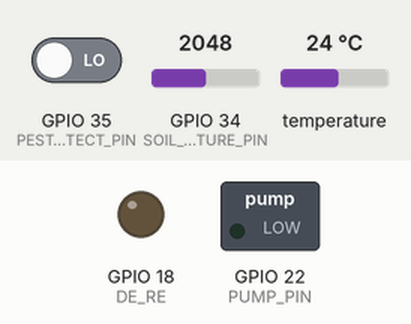
This sketch was run on a simulated ESP32. Shown: switched loads named in the sketch (green lamp = pin HIGH), output pins drawn as LEDs (lit = HIGH). The inputs (shaded band) are chosen by the test bench; at power-on: GPIO 34 (SOIL_MOISTURE_PIN) = 2048, GPIO 35 (PEST_DETECT_PIN) LOW, temperature 24 °C. WiFi joins after 1.5 s; servers stay silent unless stated; what the sketch prints to the serial monitor is not drawn.

Above: at 3.0 s.
3.1 s: GPIO 34 (SOIL_MOISTURE_PIN) set to 3042
6.2 s: GPIO 34 (SOIL_MOISTURE_PIN) set to 3176
At 8.9 s:
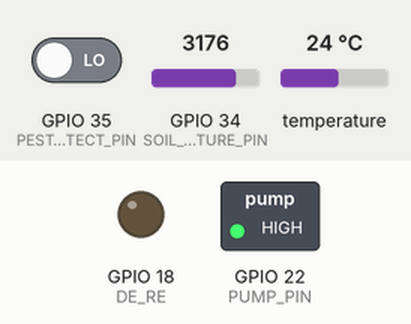
19.0 s: GPIO 34 (SOIL_MOISTURE_PIN) set to 2866
At 19.6 s:
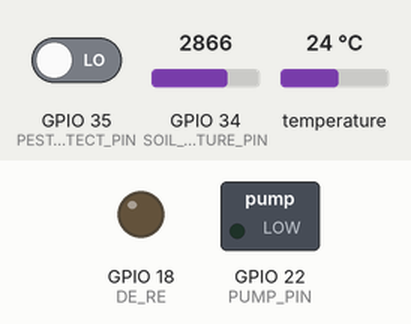
22.1 s: GPIO 34 (SOIL_MOISTURE_PIN) set to 3603
At 23.5 s:
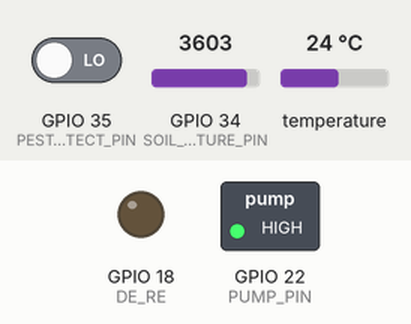
Timing chart, 0 to 29.3 s (numbered marks = the images above; inputs shaded):
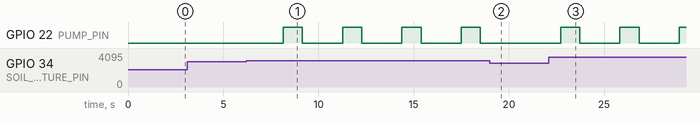

Measured:
- the behaviour switches between 3106 and 3107 on GPIO 34 (SOIL_MOISTURE_PIN) (found by bisection; images 0 and 1)
- after the input at 3.1 s, every drawn part: stays the same
- after the input at 6.2 s, GPIO 22 (PUMP_PIN): alternates HIGH for 1.0 s and LOW for 2.1 s, starting after 2.0 s
- after the input at 19.0 s, GPIO 22 (PUMP_PIN): stays LOW (without the input it goes to HIGH after 1.6 s)
- after the input at 22.1 s, GPIO 22 (PUMP_PIN): alternates HIGH for 1.0 s and LOW for 2.1 s, starting after 0.62 s

The sketch:

main.ino
```cpp
/*
  Smart Agriculture Monitoring System
  -----------------------------------
  ESP32-based system that monitors soil conditions and pest presence,
  integrates with Blynk IoT, and activates irrigation when needed.

  Developed by: Engr. Psalmol (Akadiri Olalekan Samuel)
*/

#define BLYNK_TEMPLATE_ID "####################"
#define BLYNK_TEMPLATE_NAME "##################"
#define BLYNK_AUTH_TOKEN "####################"

const char* ssid = "#########################";
const char* pass = "#####################";
// ⚠️ Replace all # above with your actual credentials

#include <WiFi.h>
#include <BlynkSimpleEsp32.h>
#include <ModbusMaster.h>
#include <OneWire.h>
#include <DallasTemperature.h>

BlynkTimer timer;

// RS485 Modbus NPK Sensor
#define RXD2 16
#define TXD2 17
#define DE_RE 18
#define SLAVE_ID 1
int nitrogen = 0, phosphorus = 0, potassium = 0;
ModbusMaster node;

// DS18B20 Temperature Sensor
#define ONE_WIRE_BUS 19
OneWire oneWire(ONE_WIRE_BUS);
DallasTemperature sensors(&oneWire);
DeviceAddress tempSensor;

// Soil Moisture Sensor
#define SOIL_MOISTURE_PIN 34
#define PUMP_PIN 22
#define MOISTURE_THRESHOLD 30  // Minimum acceptable moisture level

// Pest Detection Input (from Raspberry Pi)
#define PEST_DETECT_PIN 35

// Variables
int soilMoisture;
float soilTemp;
bool pestDetected;
String pestStatus;

// Transmission Control
void preTransmission() {
  digitalWrite(DE_RE, HIGH);
}
void postTransmission() {
  digitalWrite(DE_RE, LOW);
}

// Send data to Blynk
void myTimer() {
  Blynk.virtualWrite(V1, nitrogen);
  Blynk.virtualWrite(V2, phosphorus);
  Blynk.virtualWrite(V3, potassium);
  Blynk.virtualWrite(V4, soilMoisture);
  Blynk.virtualWrite(V5, soilTemp);
  Blynk.virtualWrite(V6, pestDetected);
}

void setup() {
  Serial.begin(115200);
  Serial2.begin(9600, SERIAL_8N1, RXD2, TXD2);

  WiFi.begin(ssid, pass);
  WiFi.setSleep(false);
  while (WiFi.status() != WL_CONNECTED) {
    delay(500);
    Serial.print(".");
  }
  Serial.println("\nWiFi connected");

  pinMode(DE_RE, OUTPUT);
  digitalWrite(DE_RE, LOW);

  node.begin(SLAVE_ID, Serial2);
  node.preTransmission(preTransmission);
  node.postTransmission(postTransmission);

  sensors.begin();
  sensors.getAddress(tempSensor, 0);
  sensors.setResolution(tempSensor, 9);

  pinMode(SOIL_MOISTURE_PIN, INPUT);
  pinMode(PEST_DETECT_PIN, INPUT_PULLDOWN);
  pinMode(PUMP_PIN, OUTPUT);
  digitalWrite(PUMP_PIN, LOW);

  Blynk.begin(BLYNK_AUTH_TOKEN, ssid, pass);
  timer.setInterval(10000L, myTimer);

  Serial.println("Smart Agriculture System Initialized.");
}

void loop() {
  // Read NPK sensor
  uint8_t result = node.readHoldingRegisters(0x001E, 3);
  if (result == node.ku8MBSuccess) {
    nitrogen = node.getResponseBuffer(0);
    phosphorus = node.getResponseBuffer(1);
    potassium = node.getResponseBuffer(2);
  } else {
    Serial.println("Error reading NPK sensor.");
  }

  // Read soil moisture
  int rawMoisture = analogRead(SOIL_MOISTURE_PIN);
  soilMoisture = map(rawMoisture, 4095, 800, 0, 100);
  soilMoisture = constrain(soilMoisture, 0, 100);

  // Read soil temperature
  sensors.requestTemperatures();
  soilTemp = sensors.getTempC(tempSensor);

  // Read pest detection input
  pestDetected = digitalRead(PEST_DETECT_PIN);
  pestStatus = pestDetected ? "Pest Detected" : "No Pest";

  // Print to serial
  Serial.printf("N: %d, P: %d, K: %d, Moisture: %d, Temp: %.2f, Pest: %s\n",
                nitrogen, phosphorus, potassium, soilMoisture, soilTemp, pestStatus.c_str());

  // Water pump control
  if (soilMoisture < MOISTURE_THRESHOLD) {
    Serial.println("Low moisture detected. Activating pump...");
    digitalWrite(PUMP_PIN, HIGH);
    delay(1000);
    digitalWrite(PUMP_PIN, LOW);
  }

  Blynk.run();
  timer.run();
}
```
